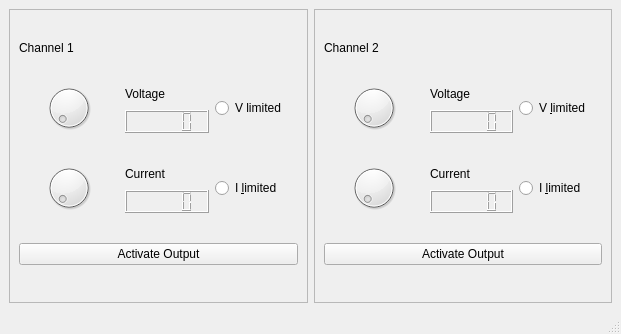
<?xml version="1.0" encoding="UTF-8"?>
<ui version="4.0">
 <class>MainWindow</class>
 <widget class="QMainWindow" name="MainWindow">
  <property name="geometry">
   <rect>
    <x>0</x>
    <y>0</y>
    <width>621</width>
    <height>334</height>
   </rect>
  </property>
  <property name="windowTitle">
   <string>MainWindow</string>
  </property>
  <widget class="QWidget" name="centralwidget">
   <layout class="QHBoxLayout" name="horizontalLayout_5">
    <item>
     <widget class="QFrame" name="frame">
      <property name="frameShape">
       <enum>QFrame::StyledPanel</enum>
      </property>
      <property name="frameShadow">
       <enum>QFrame::Raised</enum>
      </property>
      <layout class="QVBoxLayout" name="verticalLayout_6">
       <item>
        <widget class="QLabel" name="label">
         <property name="maximumSize">
          <size>
           <width>16777215</width>
           <height>10</height>
          </size>
         </property>
         <property name="text">
          <string>Channel 1</string>
         </property>
        </widget>
       </item>
       <item>
        <layout class="QHBoxLayout" name="horizontalLayout_4">
         <item>
          <widget class="QDial" name="ch1_volt_dial">
           <property name="minimumSize">
            <size>
             <width>0</width>
             <height>50</height>
            </size>
           </property>
          </widget>
         </item>
         <item>
          <layout class="QVBoxLayout" name="verticalLayout_5">
           <item>
            <widget class="QLabel" name="label_6">
             <property name="text">
              <string>Voltage</string>
             </property>
            </widget>
           </item>
           <item>
            <widget class="QLCDNumber" name="ch1_volt_lcdNumber"/>
           </item>
          </layout>
         </item>
         <item>
          <widget class="QRadioButton" name="ch1_v_limited_radioButton">
           <property name="text">
            <string>V limited</string>
           </property>
           <property name="checkable">
            <bool>false</bool>
           </property>
          </widget>
         </item>
        </layout>
       </item>
       <item>
        <layout class="QHBoxLayout" name="horizontalLayout_3">
         <item>
          <widget class="QDial" name="ch1_amps_dial">
           <property name="minimumSize">
            <size>
             <width>0</width>
             <height>50</height>
            </size>
           </property>
          </widget>
         </item>
         <item>
          <layout class="QVBoxLayout" name="verticalLayout_4">
           <item>
            <widget class="QLabel" name="label_5">
             <property name="text">
              <string>Current</string>
             </property>
            </widget>
           </item>
           <item>
            <widget class="QLCDNumber" name="ch1_amps_lcdNumber"/>
           </item>
          </layout>
         </item>
         <item>
          <widget class="QRadioButton" name="ch1_amps_limited_radioButton">
           <property name="text">
            <string>I &amp;limited</string>
           </property>
           <property name="checkable">
            <bool>false</bool>
           </property>
          </widget>
         </item>
        </layout>
       </item>
       <item>
        <widget class="QPushButton" name="ch1_activate_pushButton">
         <property name="text">
          <string>Activate Output</string>
         </property>
        </widget>
       </item>
      </layout>
     </widget>
    </item>
    <item>
     <widget class="QFrame" name="frame_2">
      <property name="frameShape">
       <enum>QFrame::StyledPanel</enum>
      </property>
      <property name="frameShadow">
       <enum>QFrame::Raised</enum>
      </property>
      <layout class="QVBoxLayout" name="verticalLayout_3">
       <item>
        <widget class="QLabel" name="label_2">
         <property name="maximumSize">
          <size>
           <width>16777215</width>
           <height>10</height>
          </size>
         </property>
         <property name="text">
          <string>Channel 2</string>
         </property>
        </widget>
       </item>
       <item>
        <layout class="QHBoxLayout" name="horizontalLayout">
         <item>
          <widget class="QDial" name="ch2_volt_dial">
           <property name="minimumSize">
            <size>
             <width>0</width>
             <height>50</height>
            </size>
           </property>
          </widget>
         </item>
         <item>
          <layout class="QVBoxLayout" name="verticalLayout">
           <item>
            <widget class="QLabel" name="label_3">
             <property name="text">
              <string>Voltage</string>
             </property>
            </widget>
           </item>
           <item>
            <widget class="QLCDNumber" name="ch2_volt_lcdNumber"/>
           </item>
          </layout>
         </item>
         <item>
          <widget class="QRadioButton" name="ch2_v_limited_radioButton">
           <property name="text">
            <string>V &amp;limited</string>
           </property>
           <property name="checkable">
            <bool>false</bool>
           </property>
          </widget>
         </item>
        </layout>
       </item>
       <item>
        <layout class="QHBoxLayout" name="horizontalLayout_2">
         <item>
          <widget class="QDial" name="ch2_amps_dial">
           <property name="sizePolicy">
            <sizepolicy hsizetype="Preferred" vsizetype="Preferred">
             <horstretch>0</horstretch>
             <verstretch>0</verstretch>
            </sizepolicy>
           </property>
           <property name="minimumSize">
            <size>
             <width>0</width>
             <height>50</height>
            </size>
           </property>
          </widget>
         </item>
         <item>
          <layout class="QVBoxLayout" name="verticalLayout_2">
           <item>
            <widget class="QLabel" name="label_4">
             <property name="text">
              <string>Current</string>
             </property>
            </widget>
           </item>
           <item>
            <widget class="QLCDNumber" name="ch2_amps_lcdNumber"/>
           </item>
          </layout>
         </item>
         <item>
          <widget class="QRadioButton" name="ch2_amps_limited_radioButton">
           <property name="text">
            <string>I &amp;limited</string>
           </property>
           <property name="checkable">
            <bool>false</bool>
           </property>
          </widget>
         </item>
        </layout>
       </item>
       <item>
        <widget class="QPushButton" name="ch2_activate_pushButton">
         <property name="text">
          <string>Activate Output</string>
         </property>
        </widget>
       </item>
      </layout>
     </widget>
    </item>
   </layout>
  </widget>
  <widget class="QMenuBar" name="menubar">
   <property name="geometry">
    <rect>
     <x>0</x>
     <y>0</y>
     <width>621</width>
     <height>30</height>
    </rect>
   </property>
  </widget>
  <widget class="QStatusBar" name="statusbar"/>
 </widget>
 <resources/>
 <connections/>
</ui>
